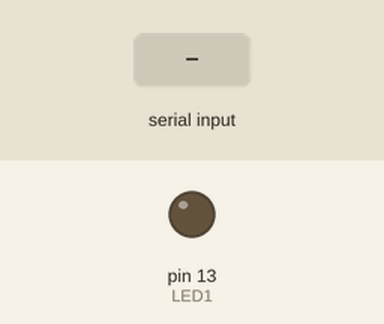
Recording of a sketch running on a simulated Arduino Uno, built with avr-gcc and run on an emulated ATmega328P. On the bench: output pins drawn as LEDs (lit = HIGH). The inputs (shaded band) are chosen by the test bench.

Above: at 1.2 s.
1.3 s: "S" received over Serial
At 2.55 s:
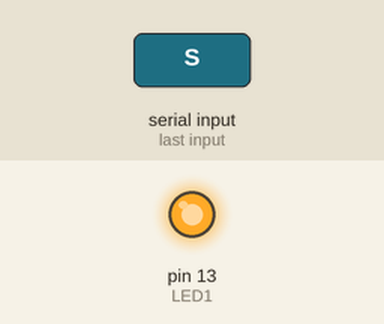
Timing chart, 0 to 10.3 s (numbered marks = the images above; inputs shaded):
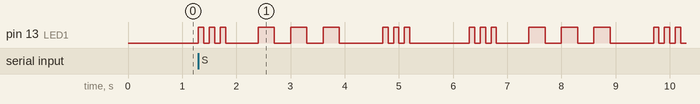

The sketch:

Prototype.ino
```cpp
int LED1 = 13;
int incomingData;

// the setup function runs once when you press reset or power the board
void setup() {
  // initialize digital pin 13 as output.
  pinMode(LED1, OUTPUT);
  // begin serial comm, with 9600 baud rate
  Serial.begin(9600);
}

void dot(int dur)
{
  digitalWrite(LED1, HIGH);
  delay(dur);
  digitalWrite(LED1, LOW);
  delay(dur);
}
// the loop function runs over and over again forever
void loop() {
  // if hardware serial comms available (i.e bluetooth)
  if (Serial.available() > 0) {

    // read data from bluetooth reciver
    incomingData = Serial.read();

    if (incomingData == 'B') {
      // HIGH voltage = turn on
      digitalWrite(LED1, HIGH);
      delay(1000);
      digitalWrite(LED1, LOW);
      delay(1000);
    }

    if (incomingData == 'H') {
      digitalWrite(LED1, HIGH);
    }

    if (incomingData == 'L') {
      digitalWrite(LED1, LOW);
    }

    if (incomingData == 'S') {
      for(int i = 0; i < 100; i++)
      {
        dot(100);
        dot(100);
        dot(100);
        delay(500);
        dot(300);
        dot(300);
        dot(300);
        delay(500);
        dot(100);
        dot(100);
        dot(100);

        delay(1000);
      }

    }
}
}
```

Measured:
- after the input at 1.3 s, pin 13 (LED1): LOW → HIGH at once, → LOW 0.10 s later, → HIGH 0.10 s later, → LOW 0.10 s later, … (36 changes in this stretch)
